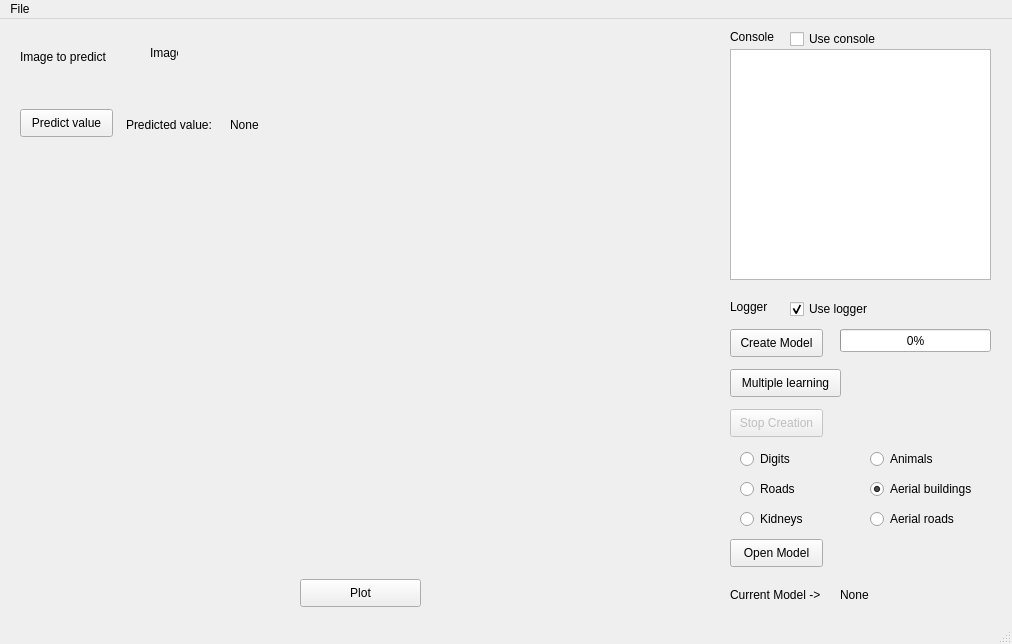
<?xml version="1.0" encoding="UTF-8"?>
<ui version="4.0">
 <class>MainWindow</class>
 <widget class="QMainWindow" name="MainWindow">
  <property name="geometry">
   <rect>
    <x>0</x>
    <y>0</y>
    <width>1012</width>
    <height>644</height>
   </rect>
  </property>
  <property name="windowTitle">
   <string>MainWindow</string>
  </property>
  <widget class="QWidget" name="centralwidget">
   <widget class="QPushButton" name="createModelBtn">
    <property name="geometry">
     <rect>
      <x>730</x>
      <y>310</y>
      <width>93</width>
      <height>28</height>
     </rect>
    </property>
    <property name="cursor">
     <cursorShape>PointingHandCursor</cursorShape>
    </property>
    <property name="text">
     <string>Create Model</string>
    </property>
   </widget>
   <widget class="QPushButton" name="openModelBtn">
    <property name="geometry">
     <rect>
      <x>730</x>
      <y>520</y>
      <width>93</width>
      <height>28</height>
     </rect>
    </property>
    <property name="cursor">
     <cursorShape>PointingHandCursor</cursorShape>
    </property>
    <property name="text">
     <string>Open Model</string>
    </property>
    <property name="checkable">
     <bool>false</bool>
    </property>
    <property name="flat">
     <bool>false</bool>
    </property>
   </widget>
   <widget class="QProgressBar" name="progressBar">
    <property name="geometry">
     <rect>
      <x>840</x>
      <y>310</y>
      <width>151</width>
      <height>23</height>
     </rect>
    </property>
    <property name="cursor">
     <cursorShape>ArrowCursor</cursorShape>
    </property>
    <property name="value">
     <number>0</number>
    </property>
   </widget>
   <widget class="QTextEdit" name="textEdit">
    <property name="geometry">
     <rect>
      <x>730</x>
      <y>30</y>
      <width>261</width>
      <height>231</height>
     </rect>
    </property>
    <property name="readOnly">
     <bool>true</bool>
    </property>
   </widget>
   <widget class="QLabel" name="imageLabel">
    <property name="geometry">
     <rect>
      <x>150</x>
      <y>20</y>
      <width>28</width>
      <height>28</height>
     </rect>
    </property>
    <property name="text">
     <string>Image</string>
    </property>
   </widget>
   <widget class="QLabel" name="label_2">
    <property name="enabled">
     <bool>true</bool>
    </property>
    <property name="geometry">
     <rect>
      <x>730</x>
      <y>10</y>
      <width>101</width>
      <height>16</height>
     </rect>
    </property>
    <property name="text">
     <string>Console</string>
    </property>
   </widget>
   <widget class="QLabel" name="label_3">
    <property name="geometry">
     <rect>
      <x>20</x>
      <y>30</y>
      <width>121</width>
      <height>16</height>
     </rect>
    </property>
    <property name="text">
     <string>Image to predict</string>
    </property>
   </widget>
   <widget class="QPushButton" name="stopModelCreationBtn">
    <property name="enabled">
     <bool>false</bool>
    </property>
    <property name="geometry">
     <rect>
      <x>730</x>
      <y>390</y>
      <width>93</width>
      <height>28</height>
     </rect>
    </property>
    <property name="cursor">
     <cursorShape>PointingHandCursor</cursorShape>
    </property>
    <property name="text">
     <string>Stop Creation</string>
    </property>
   </widget>
   <widget class="QLabel" name="label">
    <property name="geometry">
     <rect>
      <x>730</x>
      <y>560</y>
      <width>101</width>
      <height>31</height>
     </rect>
    </property>
    <property name="text">
     <string>Current Model -&gt; </string>
    </property>
   </widget>
   <widget class="QLabel" name="currentModel">
    <property name="geometry">
     <rect>
      <x>840</x>
      <y>560</y>
      <width>161</width>
      <height>31</height>
     </rect>
    </property>
    <property name="text">
     <string>None</string>
    </property>
   </widget>
   <widget class="QLabel" name="label_5">
    <property name="geometry">
     <rect>
      <x>126</x>
      <y>90</y>
      <width>101</width>
      <height>31</height>
     </rect>
    </property>
    <property name="text">
     <string>Predicted value:</string>
    </property>
   </widget>
   <widget class="QLabel" name="predictedValue">
    <property name="geometry">
     <rect>
      <x>230</x>
      <y>90</y>
      <width>51</width>
      <height>31</height>
     </rect>
    </property>
    <property name="text">
     <string>None</string>
    </property>
   </widget>
   <widget class="QPushButton" name="predictValueBtn">
    <property name="geometry">
     <rect>
      <x>20</x>
      <y>90</y>
      <width>93</width>
      <height>28</height>
     </rect>
    </property>
    <property name="cursor">
     <cursorShape>PointingHandCursor</cursorShape>
    </property>
    <property name="text">
     <string>Predict value</string>
    </property>
   </widget>
   <widget class="QPushButton" name="plotBtn">
    <property name="geometry">
     <rect>
      <x>300</x>
      <y>560</y>
      <width>121</width>
      <height>28</height>
     </rect>
    </property>
    <property name="cursor">
     <cursorShape>PointingHandCursor</cursorShape>
    </property>
    <property name="text">
     <string>Plot</string>
    </property>
   </widget>
   <widget class="QWidget" name="verticalLayoutWidget">
    <property name="geometry">
     <rect>
      <x>10</x>
      <y>130</y>
      <width>701</width>
      <height>411</height>
     </rect>
    </property>
    <layout class="QVBoxLayout" name="plotLayout"/>
   </widget>
   <widget class="QRadioButton" name="roadsRadioBtn">
    <property name="geometry">
     <rect>
      <x>740</x>
      <y>460</y>
      <width>111</width>
      <height>20</height>
     </rect>
    </property>
    <property name="text">
     <string>Roads</string>
    </property>
    <property name="checked">
     <bool>false</bool>
    </property>
   </widget>
   <widget class="QRadioButton" name="digitsRadioBtn">
    <property name="geometry">
     <rect>
      <x>740</x>
      <y>430</y>
      <width>95</width>
      <height>20</height>
     </rect>
    </property>
    <property name="text">
     <string>Digits</string>
    </property>
    <property name="checked">
     <bool>false</bool>
    </property>
   </widget>
   <widget class="QRadioButton" name="animalsRadioBtn">
    <property name="geometry">
     <rect>
      <x>870</x>
      <y>430</y>
      <width>95</width>
      <height>20</height>
     </rect>
    </property>
    <property name="text">
     <string>Animals</string>
    </property>
   </widget>
   <widget class="QCheckBox" name="useConsoleCheckBox">
    <property name="geometry">
     <rect>
      <x>790</x>
      <y>10</y>
      <width>101</width>
      <height>20</height>
     </rect>
    </property>
    <property name="text">
     <string>Use console</string>
    </property>
    <property name="checked">
     <bool>false</bool>
    </property>
    <property name="tristate">
     <bool>false</bool>
    </property>
   </widget>
   <widget class="QRadioButton" name="aerialBuildingsRadioBtn">
    <property name="geometry">
     <rect>
      <x>870</x>
      <y>460</y>
      <width>111</width>
      <height>20</height>
     </rect>
    </property>
    <property name="text">
     <string>Aerial buildings</string>
    </property>
    <property name="checked">
     <bool>true</bool>
    </property>
   </widget>
   <widget class="QRadioButton" name="kidneysRadioBtn">
    <property name="geometry">
     <rect>
      <x>740</x>
      <y>490</y>
      <width>95</width>
      <height>20</height>
     </rect>
    </property>
    <property name="text">
     <string>Kidneys</string>
    </property>
   </widget>
   <widget class="QRadioButton" name="aerialRoadsRadioBtn">
    <property name="geometry">
     <rect>
      <x>870</x>
      <y>490</y>
      <width>95</width>
      <height>20</height>
     </rect>
    </property>
    <property name="text">
     <string>Aerial roads</string>
    </property>
   </widget>
   <widget class="QPushButton" name="multipleLearningBtn">
    <property name="geometry">
     <rect>
      <x>730</x>
      <y>350</y>
      <width>111</width>
      <height>28</height>
     </rect>
    </property>
    <property name="cursor">
     <cursorShape>PointingHandCursor</cursorShape>
    </property>
    <property name="text">
     <string>Multiple learning</string>
    </property>
   </widget>
   <widget class="QCheckBox" name="loggerCheckBox">
    <property name="geometry">
     <rect>
      <x>790</x>
      <y>280</y>
      <width>101</width>
      <height>20</height>
     </rect>
    </property>
    <property name="text">
     <string>Use logger</string>
    </property>
    <property name="checked">
     <bool>true</bool>
    </property>
    <property name="tristate">
     <bool>false</bool>
    </property>
   </widget>
   <widget class="QLabel" name="label_4">
    <property name="enabled">
     <bool>true</bool>
    </property>
    <property name="geometry">
     <rect>
      <x>730</x>
      <y>280</y>
      <width>101</width>
      <height>16</height>
     </rect>
    </property>
    <property name="text">
     <string>Logger</string>
    </property>
   </widget>
  </widget>
  <widget class="QMenuBar" name="menubar">
   <property name="geometry">
    <rect>
     <x>0</x>
     <y>0</y>
     <width>1012</width>
     <height>26</height>
    </rect>
   </property>
   <widget class="QMenu" name="fileMenu">
    <property name="title">
     <string>File</string>
    </property>
    <addaction name="openAct"/>
    <addaction name="separator"/>
    <addaction name="exitAct"/>
   </widget>
   <addaction name="fileMenu"/>
  </widget>
  <widget class="QStatusBar" name="statusbar"/>
  <action name="exitAct">
   <property name="text">
    <string>Exit</string>
   </property>
   <property name="shortcut">
    <string>Ctrl+Q</string>
   </property>
  </action>
  <action name="openAct">
   <property name="text">
    <string>Open</string>
   </property>
   <property name="shortcut">
    <string>Ctrl+O</string>
   </property>
   <property name="shortcutVisibleInContextMenu">
    <bool>true</bool>
   </property>
  </action>
 </widget>
 <resources/>
 <connections/>
</ui>
